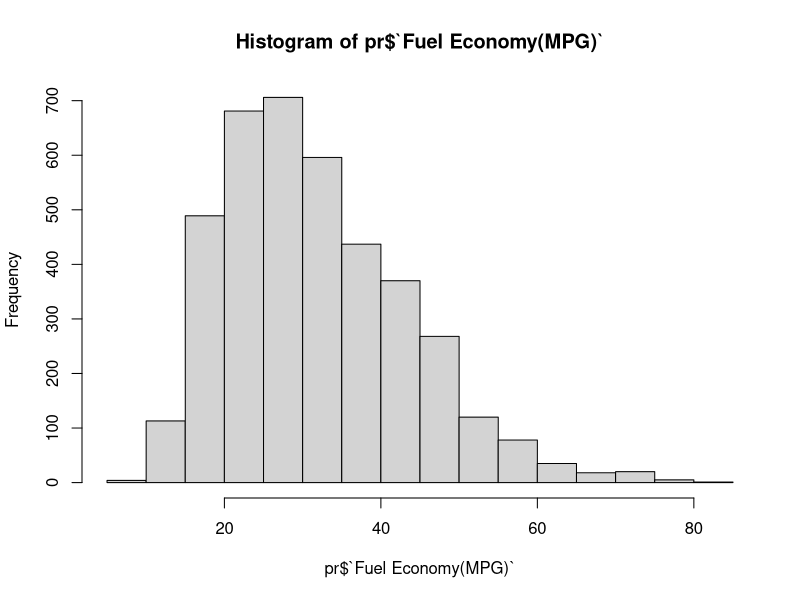
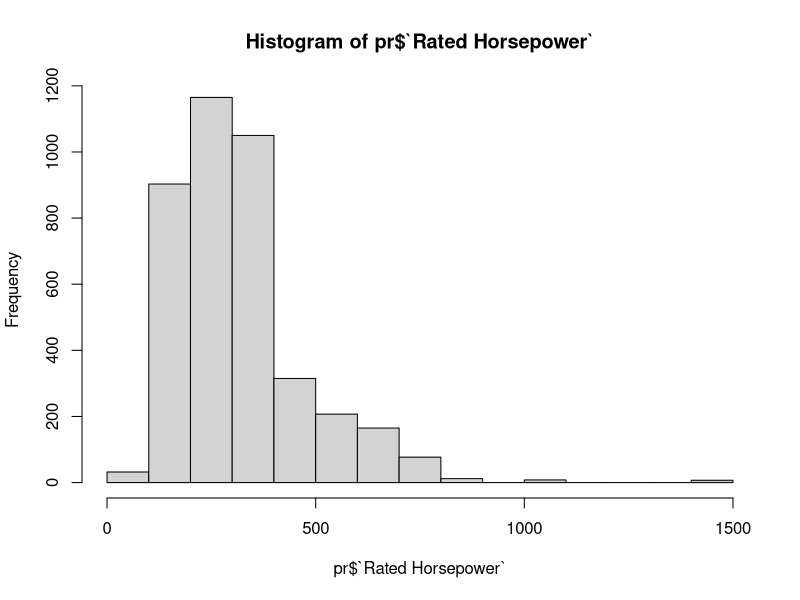
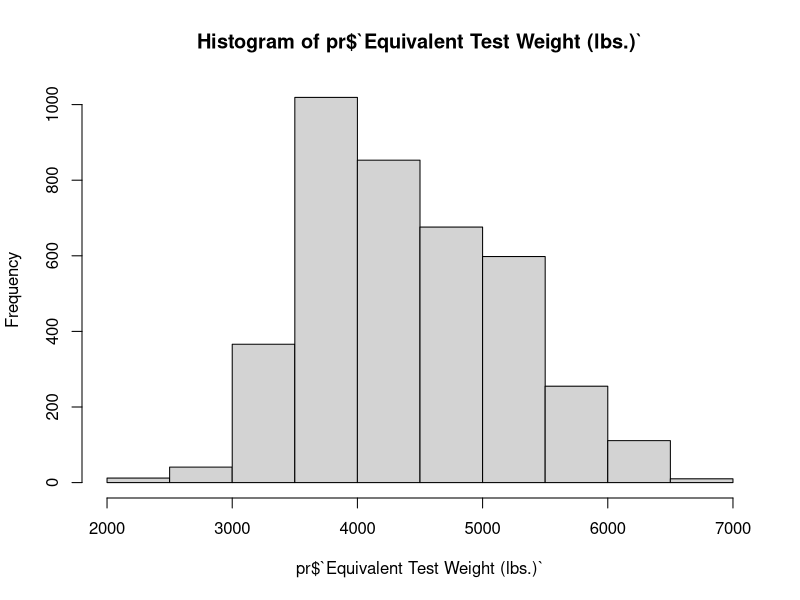
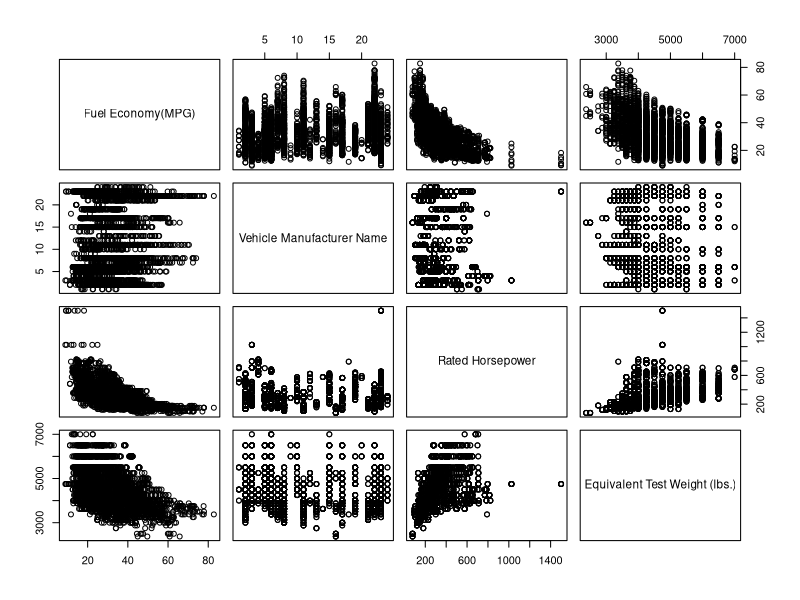

R code for these plots, in order: (Note: this script raises an error after producing the figures.)
## ---- chunk 1
library(readxl)
library(car)
setwd("/home/swaroop/Downloads/Assignments/STP530/project/")
pr=read_xlsx("clean_data.xlsx")
pr=pr[pr$`Fuel Economy(MPG)`<=200,]
pr$`Vehicle Manufacturer Name`=as.factor(pr$`Vehicle Manufacturer Name`)
hist(pr$`Fuel Economy(MPG)`)
hist(pr$`Rated Horsepower`)
hist(pr$`Equivalent Test Weight (lbs.)`)
pairs(pr[,1:4])

#(1)
mod=lm(pr$`Fuel Economy(MPG)`~(pr$`Vehicle Manufacturer Name`))
summary(mod)
residualPlots(mod, type="rstudent")
qqnorm(residuals(mod))
plot(fitted(mod),residuals(mod))
plot(pr$`Vehicle Manufacturer Name`,residuals(mod))
hist(residuals(mod))

#(2)
mod2=lm(pr$`Fuel Economy(MPG)`~pr$`Rated Horsepower`)
summary(mod2)
residualPlots(mod2, type="rstudent")
qqnorm(residuals(mod2))
plot(fitted(mod2),residuals(mod2))
plot(pr$`Rated Horsepower`,residuals(mod2))
hist(residuals(mod2))

#(3)
mod3=lm(pr$`Fuel Economy(MPG)`~pr$`Equivalent Test Weight (lbs.)`)
summary(mod3)
residualPlots(mod3, type="rstudent")
qqnorm(residuals(mod3))
plot(fitted(mod3),residuals(mod3))
plot(pr$`Equivalent Test Weight (lbs.)`,residuals(mod3))
hist(residuals(mod3))

#Transfer Fuel Economy into log to fit Rated Horse Power again
pr$log.fuel=log(pr$`Fuel Economy(MPG)`)
logmod2=lm(pr$log.fuel~pr$`Rated Horsepower`)
residualPlots(logmod2,type="rstudent")
plot(fitted(logmod2),residuals(logmod2))
qqnorm(residuals(logmod2))

